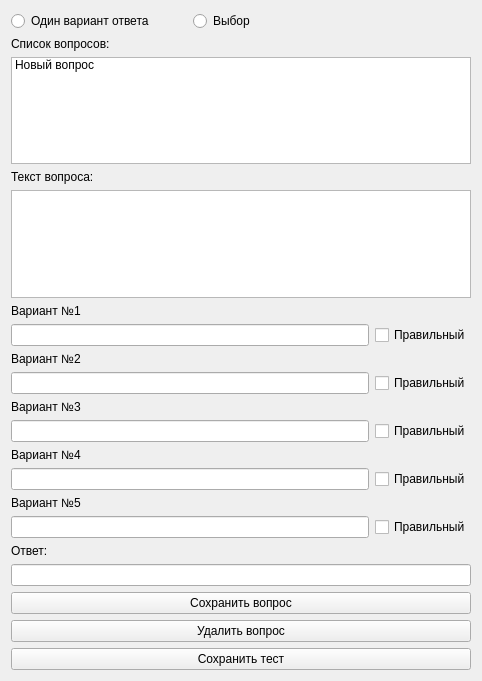
<?xml version="1.0" encoding="UTF-8"?>
<ui version="4.0">
    <class>Form</class>
    <widget class="QWidget" name="Form">
        <property name="geometry">
            <rect>
                <x>0</x>
                <y>0</y>
                <width>482</width>
                <height>681</height>
            </rect>
        </property>
        <property name="windowTitle">
            <string>Создание теста</string>
        </property>
        <layout class="QGridLayout" name="gridLayout_2">
            <item row="0" column="0">
                <layout class="QGridLayout" name="gridLayout">
                    <item row="13" column="0" colspan="3">
                        <widget class="QLabel" name="label_4">
                            <property name="sizePolicy">
                                <sizepolicy hsizetype="Preferred" vsizetype="Maximum">
                                    <horstretch>0</horstretch>
                                    <verstretch>0</verstretch>
                                </sizepolicy>
                            </property>
                            <property name="text">
                                <string>Вариант №4</string>
                            </property>
                        </widget>
                    </item>
                    <item row="19" column="0" colspan="3">
                        <widget class="QPushButton" name="pushButton_3">
                            <property name="text">
                                <string>Сохранить вопрос</string>
                            </property>
                        </widget>
                    </item>
                    <item row="16" column="0" colspan="2">
                        <widget class="QLineEdit" name="lineEdit_2">
                            <property name="sizePolicy">
                                <sizepolicy hsizetype="Expanding" vsizetype="Maximum">
                                    <horstretch>0</horstretch>
                                    <verstretch>0</verstretch>
                                </sizepolicy>
                            </property>
                        </widget>
                    </item>
                    <item row="10" column="0" colspan="2">
                        <widget class="QLineEdit" name="lineEdit_5">
                            <property name="sizePolicy">
                                <sizepolicy hsizetype="Expanding" vsizetype="Maximum">
                                    <horstretch>0</horstretch>
                                    <verstretch>0</verstretch>
                                </sizepolicy>
                            </property>
                        </widget>
                    </item>
                    <item row="12" column="2">
                        <widget class="QCheckBox" name="checkBox_3">
                            <property name="text">
                                <string>Правильный</string>
                            </property>
                        </widget>
                    </item>
                    <item row="4" column="0" colspan="3">
                        <widget class="QPlainTextEdit" name="plainTextEdit"/>
                    </item>
                    <item row="0" column="0">
                        <widget class="QRadioButton" name="radioButton">
                            <property name="text">
                                <string>Один вариант ответа</string>
                            </property>
                        </widget>
                    </item>
                    <item row="17" column="0" colspan="3">
                        <widget class="QLabel" name="label_6">
                            <property name="sizePolicy">
                                <sizepolicy hsizetype="Preferred" vsizetype="Maximum">
                                    <horstretch>0</horstretch>
                                    <verstretch>0</verstretch>
                                </sizepolicy>
                            </property>
                            <property name="text">
                                <string>Ответ:</string>
                            </property>
                        </widget>
                    </item>
                    <item row="7" column="0" colspan="3">
                        <widget class="QLabel" name="label">
                            <property name="sizePolicy">
                                <sizepolicy hsizetype="Preferred" vsizetype="Maximum">
                                    <horstretch>0</horstretch>
                                    <verstretch>0</verstretch>
                                </sizepolicy>
                            </property>
                            <property name="text">
                                <string>Вариант №1</string>
                            </property>
                        </widget>
                    </item>
                    <item row="11" column="0" colspan="3">
                        <widget class="QLabel" name="label_3">
                            <property name="sizePolicy">
                                <sizepolicy hsizetype="Preferred" vsizetype="Maximum">
                                    <horstretch>0</horstretch>
                                    <verstretch>0</verstretch>
                                </sizepolicy>
                            </property>
                            <property name="text">
                                <string>Вариант №3</string>
                            </property>
                        </widget>
                    </item>
                    <item row="1" column="0" colspan="3">
                        <widget class="QLabel" name="label_7">
                            <property name="text">
                                <string>Список вопросов:</string>
                            </property>
                        </widget>
                    </item>
                    <item row="14" column="0" colspan="2">
                        <widget class="QLineEdit" name="lineEdit_3">
                            <property name="sizePolicy">
                                <sizepolicy hsizetype="Expanding" vsizetype="Maximum">
                                    <horstretch>0</horstretch>
                                    <verstretch>0</verstretch>
                                </sizepolicy>
                            </property>
                        </widget>
                    </item>
                    <item row="8" column="2">
                        <widget class="QCheckBox" name="checkBox">
                            <property name="sizePolicy">
                                <sizepolicy hsizetype="Maximum" vsizetype="Fixed">
                                    <horstretch>0</horstretch>
                                    <verstretch>0</verstretch>
                                </sizepolicy>
                            </property>
                            <property name="text">
                                <string>Правильный</string>
                            </property>
                        </widget>
                    </item>
                    <item row="18" column="0" colspan="3">
                        <widget class="QLineEdit" name="lineEdit_6">
                            <property name="sizePolicy">
                                <sizepolicy hsizetype="Expanding" vsizetype="Maximum">
                                    <horstretch>0</horstretch>
                                    <verstretch>0</verstretch>
                                </sizepolicy>
                            </property>
                        </widget>
                    </item>
                    <item row="16" column="2">
                        <widget class="QCheckBox" name="checkBox_5">
                            <property name="text">
                                <string>Правильный</string>
                            </property>
                        </widget>
                    </item>
                    <item row="14" column="2">
                        <widget class="QCheckBox" name="checkBox_4">
                            <property name="text">
                                <string>Правильный</string>
                            </property>
                        </widget>
                    </item>
                    <item row="0" column="1">
                        <widget class="QRadioButton" name="radioButton_2">
                            <property name="text">
                                <string>Выбор</string>
                            </property>
                        </widget>
                    </item>
                    <item row="10" column="2">
                        <widget class="QCheckBox" name="checkBox_2">
                            <property name="sizePolicy">
                                <sizepolicy hsizetype="Maximum" vsizetype="Fixed">
                                    <horstretch>0</horstretch>
                                    <verstretch>0</verstretch>
                                </sizepolicy>
                            </property>
                            <property name="text">
                                <string>Правильный</string>
                            </property>
                        </widget>
                    </item>
                    <item row="9" column="0" colspan="3">
                        <widget class="QLabel" name="label_2">
                            <property name="sizePolicy">
                                <sizepolicy hsizetype="Preferred" vsizetype="Maximum">
                                    <horstretch>0</horstretch>
                                    <verstretch>0</verstretch>
                                </sizepolicy>
                            </property>
                            <property name="text">
                                <string>Вариант №2</string>
                            </property>
                        </widget>
                    </item>
                    <item row="15" column="0" colspan="3">
                        <widget class="QLabel" name="label_5">
                            <property name="sizePolicy">
                                <sizepolicy hsizetype="Preferred" vsizetype="Maximum">
                                    <horstretch>0</horstretch>
                                    <verstretch>0</verstretch>
                                </sizepolicy>
                            </property>
                            <property name="text">
                                <string>Вариант №5</string>
                            </property>
                        </widget>
                    </item>
                    <item row="3" column="0" colspan="3">
                        <widget class="QLabel" name="label_8">
                            <property name="text">
                                <string>Текст вопроса:</string>
                            </property>
                        </widget>
                    </item>
                    <item row="12" column="0" colspan="2">
                        <widget class="QLineEdit" name="lineEdit_4">
                            <property name="sizePolicy">
                                <sizepolicy hsizetype="Expanding" vsizetype="Maximum">
                                    <horstretch>0</horstretch>
                                    <verstretch>0</verstretch>
                                </sizepolicy>
                            </property>
                        </widget>
                    </item>
                    <item row="8" column="0" colspan="2">
                        <widget class="QLineEdit" name="lineEdit">
                            <property name="sizePolicy">
                                <sizepolicy hsizetype="Expanding" vsizetype="Maximum">
                                    <horstretch>0</horstretch>
                                    <verstretch>0</verstretch>
                                </sizepolicy>
                            </property>
                        </widget>
                    </item>
                    <item row="2" column="0" colspan="3">
                        <widget class="QListWidget" name="listWidget">
                            <property name="sizePolicy">
                                <sizepolicy hsizetype="Expanding" vsizetype="Maximum">
                                    <horstretch>0</horstretch>
                                    <verstretch>0</verstretch>
                                </sizepolicy>
                            </property>
                            <item>
                                <property name="text">
                                    <string>Новый вопрос</string>
                                </property>
                            </item>
                        </widget>
                    </item>
                    <item row="27" column="0" colspan="3">
                        <widget class="QPushButton" name="pushButton_2">
                            <property name="text">
                                <string>Сохранить тест</string>
                            </property>
                        </widget>
                    </item>
                    <item row="26" column="0" colspan="3">
                        <widget class="QPushButton" name="pushButton">
                            <property name="text">
                                <string>Удалить вопрос</string>
                            </property>
                        </widget>
                    </item>
                </layout>
            </item>
        </layout>
    </widget>
    <resources/>
    <connections/>
</ui>
